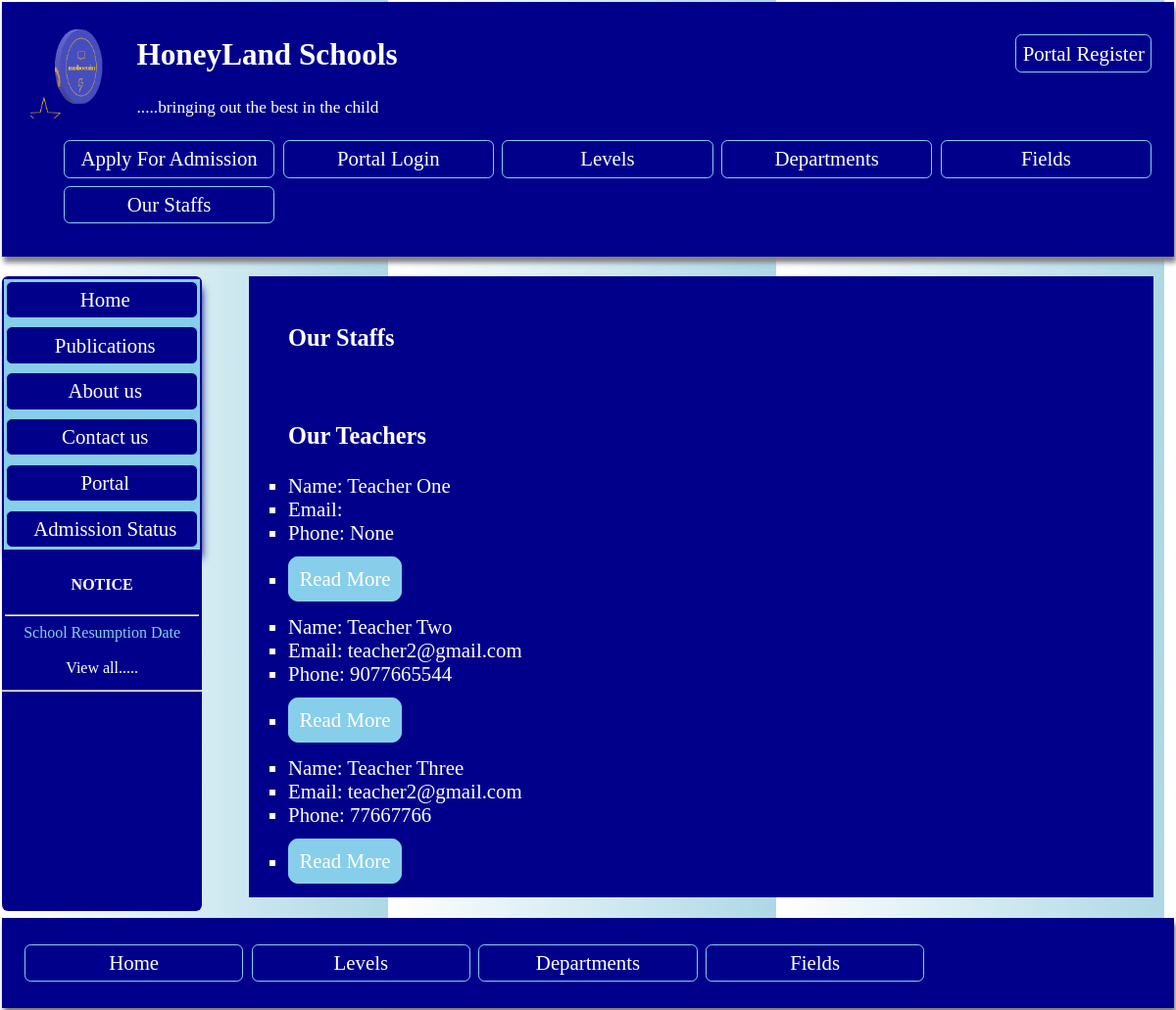
The page /staffs/ on the database its author committed.
### profiles/models.py (models this page shows, shortened)
class Logo(models.Model):
    name = models.CharField(max_length=200, null=True)
    image = models.ImageField(upload_to='media/')
    slug = models.SlugField(unique=True, null=True,  blank=True)

class Posts(models.Model):
    title = models.CharField(max_length=100, null=True)
    slug =models.SlugField(max_length=100)
    author =  models.ForeignKey(CustomUser, on_delete=models.CASCADE)
    description = models.TextField(max_length=1000)
    post_date = models.DateTimeField(auto_now_add=True)
    image = models.ImageField(upload_to='media/')
    class Meta:
        ordering = ['post_date']
        verbose_name = 'Publication'
        verbose_name_plural = 'Publications'

class CustomUser(AbstractUser):
    profile_pic = models.ImageField(upload_to ='media/', null = True, blank =True)
    phone = models.IntegerField( unique=True, null= True, blank = True, validators=[validate_pass])
    country = models.CharField(max_length=200,  null = True, blank=True)
    state = models.CharField(max_length=200,  null = True, blank=True)
    is_student = models.BooleanField(default=0)
    is_teacher = models.BooleanField(default=0)
    mailing_address = models.CharField(max_length=200, null = True,   blank=True)
    study_field = models.ForeignKey(Student_field, on_delete=models.CASCADE, blank=True, null=True)
    class_enrolled = models.ForeignKey(Level, on_delete=models.CASCADE,  blank=True, null=True, related_name='studentlevel')

### profiles/views.py (the view)
# urls.py: path('staffs/', views.Staffs.as_view(), name= 'staffs'),
class Staffs(ListView):
    model = Staffdata
    template_name ='staffs.html'
    context_object_name = 'staffs'
    def get_context_data(self,  **kwargs):
        context = super().get_context_data(**kwargs)
        context['logo'] = Logo.objects.all()
        context['publications'] = Posts.objects.all()
        context['teachers'] = CustomUser.objects.filter(is_teacher = True)
        return context

### profiles/templates/staffs.html (shortened to what this page needs)
{% extends 'base.html' %}
{% block content %}
<div class ='board' style=' color: white; background: darkblue; '>
       <ul >
           <br>
        <h3>Our Staffs</h3>
       </ul>
       <ul >
         <br>
      <h3>Our Teachers</h3>
         {% for staff in teachers %}
   <li> Name: {{staff.first_name}}  {{staff.last_name}}</li>
   <li> Email: {{staff.email}}</li>
   <li> Phone: {{staff.phone}}</li><br>
   <li>
   <a href='{% url "teacherdetails" staff.pk %}' style="border: 1px solid skyblue; padding: 0.5em; border-radius: 0.5em; background: transparent; background-color: skyblue; color: white;">  Read More</a>
   </li>
   <br>
{% endfor %}
     </ul>
   </div>
{% endblock %}

### profiles/templates/base.html (shortened to what this page needs)
<head>
</head>
<body style ='margin: 0em; padding: 0.1em; font-size: 1.3em;  backgrund: skyblue;'>
    <header style= ' box-shadow: 2px 6px 5px grey;margin: 0em; padding-bottom: 0.5em; padding-left: 1em; padding-right: 1em; padding-top: 0.5em; max-height: 190em;
    background: darkblue; color: white;'>
    {% if request.user.is_authenticated or request.user.is_superuser  %}
    <ul class='nav' style='float: right; list-style-type: none;' >
   <li> <a  style ='color: white; ' href = '{% url "portal" %}'> Welcome {{request.user.first_name}} </a></li>
    </ul>
{% else %}
    <ul class='nav' style='float: right; list-style-type: none;' >
        <li> <a  style ='color: white; ' href = '{% url "portalregister" %}'> Portal Register </a></li>
         </ul>
    {% endif %}
    {% for log in logo  %}
    <img style="backgrond: skyblue; float: left; margin: 0.4em; width: 100px; height: 100px;" src ="{{log.image.url}}"  >
{% endfor %}
<p style='text-shadow: 2px  8px skyblue;'><h2 style='text-align: left; '><a style='color: white;' href='{% url "home" %}'>HoneyLand Schools</a></h2></p>
<p style='text-align: left'> <small> .....bringing out the best in the child </small></p>
<ul class='nav' style='list-style-type: none; display: grid; grid-gap: 0.2em; grid-template-columns: repeat(auto-fill, minmax(200px, 2fr));'>
    <li><a  style ='color: white; ' href ='{% url "apply" %}'> Apply For Admission </a></li>
    {% if   not request.user.is_authenticated %}
    <li><a  style ='color: white; ' href ='{% url "portallogin" %}'>Portal Login </a></li>
    {% endif %}
    <li> <a href ='{% url "levels" %}'> Levels </a> </li>
    <li> <a href ='{% url "departments" %}'> Departments </a> </li>
    <li><a href ='{% url "fields" %}'> Fields </a></li>
    <li><a href ='{% url "staffs" %}'> Our Staffs </a></li>
    </ul>
    </header>
<div class ='cover'>
<nav class='navigation'>
    <ul class ='aside' style =' padding:0;  list-style-type: none;'>
        <li><a href ='{% url "home" %}'> Home </a></li>
        <li><a href ='{% url "publist" %}'> Publications </a></li>
        <li> <a href ='{% url "aboutus" %}'> About us </a> </li>
        <li> <a href ='{% url "staffs" %}'> Contact us </a> </li>
        <li><a href ='{% url "portal" %}'> Portal </a></li>
        <li><a  style ='color: white; ' href ='{% url "admissionstat" %}'> Admission Status </a></li>
    </ul>
    <div style='text-align: center; margin-bottom: 0.5em; padding: 0.2em; background: darkblue; color: white;font-size: medium'>
        <h4 style='padding: 0em;'>NOTICE </h4><hr>
        {% for pub in publications %}
         <a  href='{% url "details" pub.slug  %}'> {{pub.title}}</a><br><br style='color: skyblue;'>
{% endfor %}
<p style='margin: 0em;'><a  style=' color: white; ' href='{% url "publist"  %}'> View all.....</a></p>
    </div>
    <hr>
</nav>
<section>
{% block content %}
{% endblock %}
</section>
</div>
<footer style= 'max-height: 18em; box-shadow: 2px 6px 5px grey; margin: 0em;
padding-left: 1em; padding-right: 1em; padding-top: 0.2em; padding-bottom: 0.2em;
    background: darkblue; color: white;'>
    <nav>
        <ul class ='nav' style =' padding:0; list-style-type: none; display: grid; grid-gap: 0.2em; grid-template-columns: repeat(auto-fill, minmax(200px, 2fr));'>
            <li><a href ='{% url "home" %}'> Home </a></li>
            <li> <a href ='{% url "levels" %}'> Levels </a> </li>
            <li> <a href ='{% url "departments" %}'> Departments </a> </li>
            <li><a href ='{% url "fields" %}'> Fields </a></li>
    </nav>
</footer>
</body>

### profiles/templates/base.html (style rules this page uses)
a { text-decoration: none; }
header { max-height: 15em; }
li { border-radius: 0.3em; }
body { background-image: repeating-linear-gradient(to right, white, lightblue 33%, white 33%); }
.cover { display: grid; grid-template-columns: 12fr; grid-gap: 1.3em; }
.navigation a { color: skyblue; }
.aside { display: grid; grid-gap: 0.2em; grid-template-columns: repeat(auto-fill, minmax(200px, 2fr)); background: skyblue; margin: 0.1em; text-align: center; box-shadow: 2px 9px 8px darkblue; }
.aside li { color: white; display: grid; grid-gap: 0.2em; grid-template-columns: repeat(auto-fill, minmax(200px, 2fr)); background: darkblue; margin: 0.1em; text-align: center; border: 1px solid skyblue; }
.aside li a { padding: 0.3em; color: white; }
section { padding-left: 1em; padding-right: 1em; }
.board ul { list-style-type: square; pdding: 0.4em; }
.navigation { border-radius: 0.3em; margin-top: 1em; max-height: 100%; background: darkblue; margin-bottom: 0.3em; }
.nav { box-shadow: 2px 9px 8px darkblue; }
.nav li { color: white; background: darkblue; margin: 0.1em; text-align: center; border: 1px solid skyblue; }
.nav li a { padding: 0.3em; display: block; color: white; }
@media (min-width:800px) { .cover { display: grid; grid-template-columns: 2fr 10fr; grid-gap: 1.3em; } }
@media (min-width:800px) { .aside { background: skyblue; } }
@media (min-width:800px) { .navigation a { color: skyblue; } }
@media (min-width:800px) { .aside { box-shadow: 2px 9px 8px darkblue; } }
@media (min-width:800px) { .aside li { color: white; background: darkblue; margin: 0.1em; text-align: center; border: 1px solid skyblue; } }
@media (min-width:800px) { .aside li a { padding: 0.3em; display: block; color: white; } }

### rows shown on the page
Logo: image (picture)
Posts: title "School Resumption Date"
CustomUser: first_name "Teacher", last_name "One", phone "None"
CustomUser: first_name "Teacher", last_name "Two", email "teacher2@gmail.com", phone "9077665544"
CustomUser: first_name "Teacher", last_name "Three", email "teacher2@gmail.com", phone "77667766"
